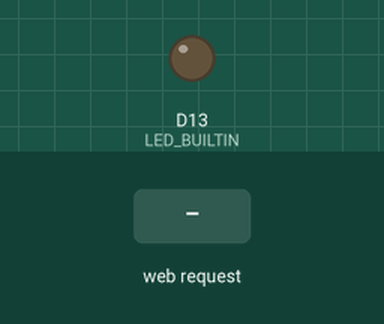
The sketch below on a simulated Arduino Uno R4 WiFi. Parts: output pins drawn as LEDs (lit = HIGH). Inputs (shaded band) come from the test bench. What the sketch prints to the serial monitor is not drawn.

Above: at 4.2 s.
4.3 s: HTTP request GET /H received
At 5.5 s:
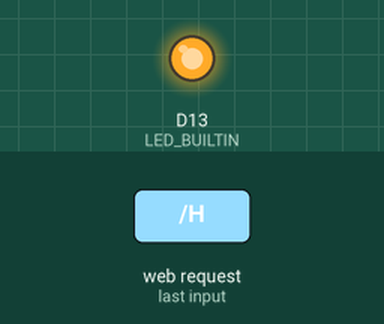
5.8 s: HTTP request GET /L received
At 6.8 s:
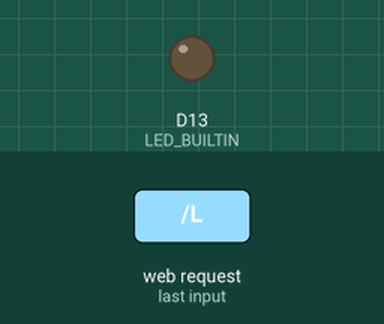
Timing chart, 0 to 8.8 s (numbered marks = the images above; inputs shaded):
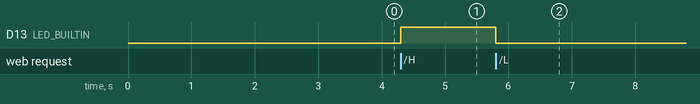

Measured:
- after the input at 4.3 s, D13 (LED_BUILTIN): LOW → HIGH at once
- after the input at 5.8 s, D13 (LED_BUILTIN): HIGH → LOW at once

The sketch:

arduino_uno_R4_code.ino
```cpp
#include "WiFiS3.h"

char ssid[] = "UNO_R4_Hotspot";
char pass[] = "12345678";

int status = WL_IDLE_STATUS;
WiFiServer server(80);

void setup() {
  Serial.begin(9600);

  // 1. Set the built-in LED pin (Pin 13) as an output
  pinMode(LED_BUILTIN, OUTPUT); // <-- NEW

  while (!Serial) {
    ; // Wait for Serial Monitor to open
  }

  if (WiFi.status() == WL_NO_MODULE) {
    Serial.println("Communication with WiFi module failed!");
    while (true);
  }

  Serial.print("Creating Access Point named: ");
  Serial.println(ssid);

  status = WiFi.beginAP(ssid, pass);
  if (status != WL_AP_LISTENING) {
    Serial.println("Creating access point failed!");
    while (true);
  }

  delay(3000);

  server.begin();
  Serial.println("Wi-Fi Broadcast Active!");
  Serial.print("IP Address: ");
  Serial.println(WiFi.localIP());
}

void loop() {
  WiFiClient client = server.available();

  if (client) {
    String currentLine = "";
    while (client.connected()) {
      if (client.available()) {
        char c = client.read();
        if (c == '\n') {
          if (currentLine.length() == 0) {
            // Send the HTML web page with clickable control buttons
            client.println("HTTP/1.1 200 OK");
            client.println("Content-type:text/html");
            client.println();

            client.println("<h1>Arduino UNO R4 Light Control</h1>");
            // 2. Add clickable links that send /H or /L to the Arduino // <-- NEW
            client.println("<p><a href=\"/H\"><button style='font-size:24px; padding:15px;'>Turn Light ON</button></a></p>");
            client.println("<p><a href=\"/L\"><button style='font-size:24px; padding:15px;'>Turn Light OFF</button></a></p>");

            client.println();
            break;
          } else {
            currentLine = "";
          }
        } else if (c != '\r') {
          currentLine += c;
        }

        // 3. Check the incoming browser request URL and toggle the LED // <-- NEW
        if (currentLine.endsWith("GET /H")) {
          digitalWrite(LED_BUILTIN, HIGH); // Turn LED ON
        }
        if (currentLine.endsWith("GET /L")) {
          digitalWrite(LED_BUILTIN, LOW);  // Turn LED OFF
        }
      }
    }
    client.stop();
  }
}
```
